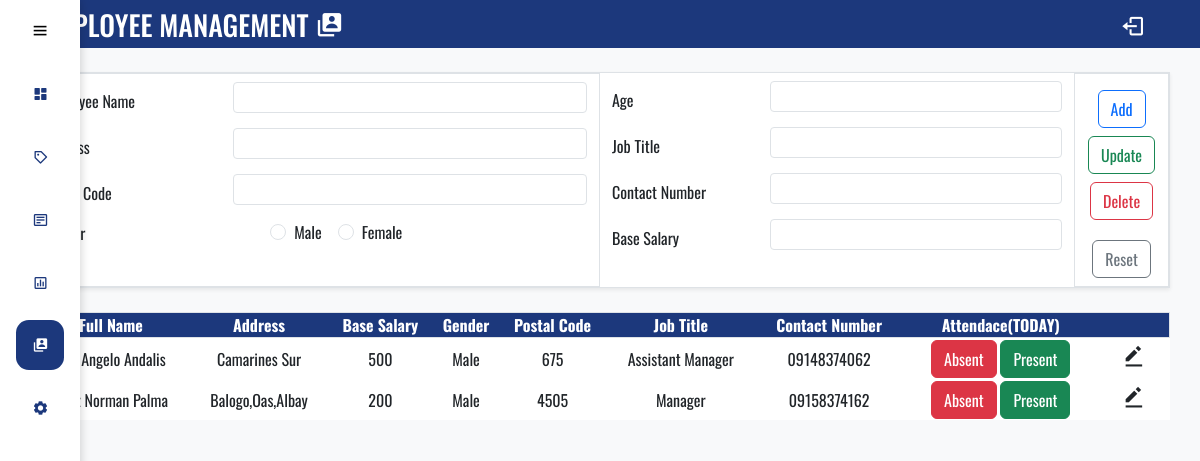
The app's page /admin_management.php (signed in) with its own data.
### tables this page shows
CREATE TABLE `employee_management` (
  `employee_id` int(2) NOT NULL,
  `fullname` varchar(41) NOT NULL,
  `address` varchar(50) NOT NULL,
  `base_salary` bigint(200) NOT NULL,
  `gender` text NOT NULL,
  `age` int(21) NOT NULL,
  `postal_code` text NOT NULL,
  `job_title` text NOT NULL,
  `contact_num` varchar(11) NOT NULL,
  `employee_status` text NOT NULL DEFAULT 'Active' COMMENT 'Active\r\nInactive\r\n'
);

### admin_management.php (the view, shortened to what this page needs)
<?php
    $employ_id = 0;
?>
<!DOCTYPE html>
<html lang="en">
<head>
    <?php include_once './includes/head.php'; ?>
</head>
<body class="bg-light pad">
    <?php include_once './includes/side_navbar.php'; ?>
    <div class="container">
        <div class="row mt-4 border shadow-sm">
            <?php if($employ_id == 0) :?>
            <div class="col-md-6 col-sm-6 bg-white border">
            <form action="" method="POST">
                <div class="mb-2 mt-2 row">
                    <label for="employee_name" class="col-sm-4 col-form-label">Employee Name</label>
                    <div class="col-sm-8">
                    <input type="text" class="form-control form-control-sm" id="employee_name" name="employee_name">
                    </div>
                </div>
                <div class="mb-2 row">
                    <label for="employee_address" class="col-sm-4 col-form-label">Address</label>
                    <div class="col-sm-8">
                    <input type="text" class="form-control form-control-sm" id="employee_address" name="employee_address">
                    </div>
                </div>
                <div class="mb-2 row">
                    <label for="postal_code" class="col-sm-4 col-form-label">Postal Code</label>
                    <div class="col-sm-8">
                    <input type="text" class="form-control form-control-sm" name="postal_code" id="postal_code">
                    </div>
                </div>
                <div class="d-flex align-items-center">
                    <label class="col-sm-5">Gender</label>
                    <div class="form-check form-check-inline">
                        <input class="form-check-input" type="radio" name="gender" id="gender" value="Male">
                        <label class="form-check-label" for="gender_male">Male</label>
                    </div>
                    <div class="form-check form-check-inline">
                        <input class="form-check-input" type="radio" name="gender" id="gender" value="Female">
                        <label class="form-check-label" for="gender_female">Female</label>
                    </div>
                </div>
            </div>
            <div class="col-md-5 col-sm-5 bg-white">
                <div class="mb-2 row mt-2">
                    <label for="age" class="col-sm-4 col-form-label">Age</label>
                    <div class="col-sm-8">
                    <input type="text" class="form-control form-control-sm" id="age" name="age">
                    </div>
                </div>
                <div class="mb-2 row">
                    <label for="job_title" class="col-sm-4 col-form-label">Job Title</label>
                    <div class="col-sm-8">
                    <input type="text" class="form-control form-control-sm" id="job_title" name="job_title">
                    </div>
                </div>
                <div class="mb-2 row">
                    <label for="con_num" class="col-sm-4 col-form-label">Contact Number</label>
                    <div class="col-sm-8">
                    <input type="text" class="form-control form-control-sm" id="con_num" name="con_num">
                    </div>
                </div>
                <div class="mb-2 row">
                    <label for="base_salary" class="col-sm-4 col-form-label">Base Salary</label>
                    <div class="col-sm-8">
                    <input type="text" class="form-control form-control-sm" id="base_salary" name="base_salary">
                    </div>
                </div>
            </div>
            <div class="col-md-1 col-sm-1 border bg-white text-center">
                <div class="mb-2 mt-3">
                    <button type="submit" name="add" class="btn btn-outline-primary">Add</button>
                </div>
                <div class="mb-2">
                    <button type="submit" name="update" class="btn btn-outline-success">Update</button>
                </div>
                <div class="mb-1">
                    <button type="submit" name="delete" class="btn btn-outline-danger">Delete</button>
                </div>
                <div class="mb-2">
                    <form action="admin_management.php" method="POST">
                        <button type="submit" name="reset" class="btn btn-outline-secondary">Reset</button>
                    </form>
                </div>
            </div>
        </div>
        <?php endif;?>
        <div class="row mt-4 bg-white">
            <table class="table-responsive text-center">
                <thead class="border thead-bg">
                    <tr>
                        <th scope="col">Full Name</th>
                        <th scope="col">Address</th>
                        <th scope="col">Base Salary</th>
                        <th scope="col">Gender</th>
                        <th scope="col">Postal Code</th>
                        <th scope="col">Job Title</th>
                        <th scope="col">Contact Number</th>
                        <th scope="col">Attendace(TODAY)</th>
                        <th></th>
                    </tr>
                </thead>
                <tbody>
                <?php
                $employee_sql = "SELECT * FROM employee_management WHERE employee_status = 'Active'";
                $result_employ = mysqli_query($conn, $employee_sql);
                if (!$result_employ) {
                    echo "Error: " . mysqli_error($conn);
                } else {
                    while ($row1 = mysqli_fetch_assoc($result_employ)) {
                        $employee_ids = $row1['employee_id'];
                ?>
                    <tr>
                        <td><?php echo $row1['fullname']; ?></td>
                        <td><?php echo $row1['address']; ?></td>
                        <td><?php echo $row1['base_salary']; ?></td>
                        <td><?php echo $row1['gender']; ?></td>
                        <td><?php echo $row1['postal_code']; ?></td>
                        <td><?php echo $row1['job_title']; ?></td>
                        <td><?php echo $row1['contact_num']; ?></td>
                        <td>
                        <?php
                            $rd = date('Y-m-d');
                            $att = "SELECT * FROM attendance WHERE employee_id = '$employee_ids' AND date = '$rd'";
                            $result = mysqli_query($conn, $att);
                            if (mysqli_num_rows($result) == 0):
                            ?>
                                <form method='post' action=''>
                                    <input type='submit' class='btn btn-danger' name='status' value='Absent'>
                                    <input type='submit' class='btn btn-success' name='status' value='Present'>
                                </form>
                        <?php endif; ?>
                        </td>
                        <td>
                            <form action="" method="POST">
                                <button type="submit" class="btn btn-float-end" name="edit_id"><i class='bx bxs-edit-alt bx-sm' ></i></button>
                            </form>
                        </td>
                    </tr>
                <?php }  } ?>
                </tbody>
            </table>
        </div>
    </div>
</body>
</html>

### css/navside.css (style rules this page uses)
* { margin: 0; padding: 0; box-sizing: border-box; font-family: 'Oswald', sans-serif; }
.btn-outline-danger { margin-bottom: 1em; }
.thead-bg { background-color: #1C387C; color: white; }

### records on screen
employee_management: fullname "Rod Angelo Andalis", address "Camarines Sur", base_salary "500", gender "Male", postal_code "675", job_title "Assistant Manager", contact_num "09148374062"
employee_management: fullname "Renz Norman Palma", address "Balogo,Oas,Albay", base_salary "200", gender "Male", postal_code "4505", job_title "Manager", contact_num "09158374162"
